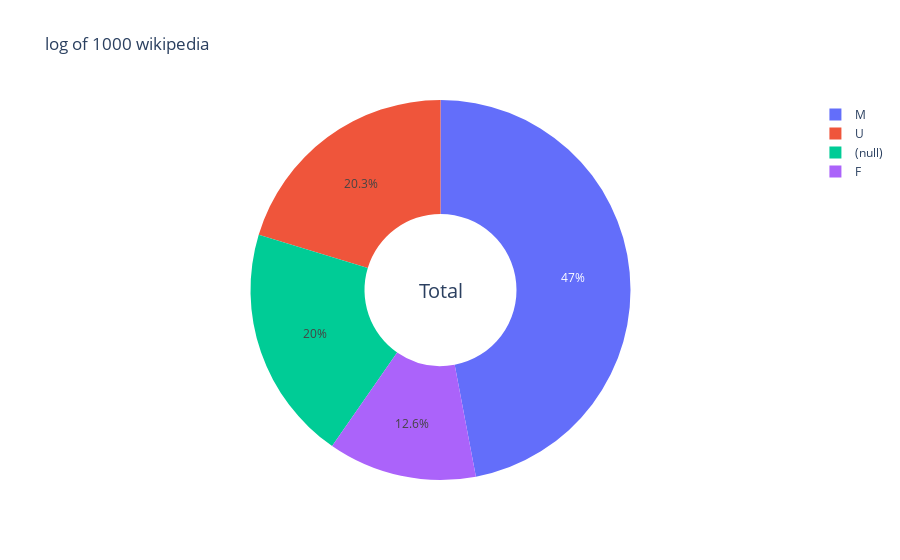

The notebook cell this image was saved under:
### Code cell
import chart_studio.plotly as py
from plotly.offline import init_notebook_mode, plot, iplot
import plotly.graph_objs as go 
init_notebook_mode(connected=True)
val=cot.SUSP_SEX
fig={ 'data':[{'values':cot.iloc[:, 1], 'labels':val, 'name':'SUSP_SEX','hoverinfo':'label+percent+name'
            , 'hole':.4, 'type':'pie'}],
     'layout':{
         'title':"log of 1000 wikipedia", 'annotations':[{'font':{'size': 20}, 'showarrow':False,'text':'Total',
                                'x': .5,'y': .5}]
     }
}
iplot(fig)

### Figure 1 — Plotly figure (JSON) as saved in the notebook; plotly's stock layout.template omitted (floating-point values rounded to 4 significant figures)
{"data": [{"hole": 0.4, "hoverinfo": "label+percent+name", "labels": ["M", "U", "(null)", "F"], "name": "SUSP_SEX", "type": "pie", "values": [98652, 42607, 42036, 26534]}], "layout": {"annotations": [{"font": {"size": 20}, "showarrow": false, "text": "Total", "x": 0.5, "y": 0.5}], "title": {"text": "log of 1000 wikipedia"}}}
